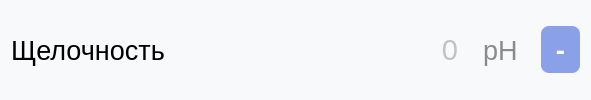
                     <widget class="QWidget" name="widget_33" native="true">
                      <property name="font">
                       <font>
                        <pointsize>36</pointsize>
                       </font>
                      </property>
                      <property name="styleSheet">
                       <string notr="true">border-radius: 8px;
background-color:rgb(248, 249, 251);
color: rgb(140, 139, 139);</string>
                      </property>
                      <layout class="QHBoxLayout" name="horizontalLayout_59">
                       <item>
                        <widget class="QLabel" name="alkalinity">
                         <property name="minimumSize">
                          <size>
                           <width>0</width>
                           <height>0</height>
                          </size>
                         </property>
                         <property name="maximumSize">
                          <size>
                           <width>16777215</width>
                           <height>16777215</height>
                          </size>
                         </property>
                         <property name="font">
                          <font>
                           <pointsize>20</pointsize>
                          </font>
                         </property>
                         <property name="styleSheet">
                          <string notr="true">background-color:rgb(248, 249, 251);
color: rgb(0, 0, 0);
margin-right: 0px;
</string>
                         </property>
                         <property name="inputMethodHints">
                          <set>Qt::ImhNone</set>
                         </property>
                         <property name="text">
                          <string>Щелочность</string>
                         </property>
                         <property name="wordWrap">
                          <bool>true</bool>
                         </property>
                        </widget>
                       </item>
                       <item>
                        <widget class="QLineEdit" name="value_alkalinity">
                         <property name="minimumSize">
                          <size>
                           <width>0</width>
                           <height>0</height>
                          </size>
                         </property>
                         <property name="font">
                          <font>
                           <family>MS Shell Dlg 2</family>
                           <pointsize>22</pointsize>
                           <weight>50</weight>
                           <italic>false</italic>
                           <bold>false</bold>
                           <strikeout>false</strikeout>
                          </font>
                         </property>
                         <property name="styleSheet">
                          <string notr="true">background-color:rgb(248, 249, 251);
color: rgb(140, 139, 139);
outline: 0px;
padding-left: 10px;
margin-left: 20px;
margin-right: 10px;
border-top-left-radius: 0px;
border-bottom-left-radius: 00px;
border: none;

</string>
                         </property>
                         <property name="alignment">
                          <set>Qt::AlignRight|Qt::AlignTrailing|Qt::AlignVCenter</set>
                         </property>
                         <property name="placeholderText">
                          <string>0</string>
                         </property>
                        </widget>
                       </item>
                       <item>
                        <widget class="QLabel" name="dimension_alkalinity">
                         <property name="font">
                          <font>
                           <pointsize>20</pointsize>
                          </font>
                         </property>
                         <property name="styleSheet">
                          <string notr="true">margin-right: 10px;
</string>
                         </property>
                         <property name="text">
                          <string>pH</string>
                         </property>
                        </widget>
                       </item>
                       <item>
                        <widget class="QPushButton" name="clean_alkalinity">
                         <property name="font">
                          <font>
                           <family>Montserrat</family>
                           <pointsize>20</pointsize>
                           <weight>75</weight>
                           <bold>true</bold>
                          </font>
                         </property>
                         <property name="styleSheet">
                          <string notr="true">QPushButton {
background-color:rgb(138, 161, 233);
color:rgb(255, 255, 255);
font-weight: 600;
border-radius: 8px;
padding: 5px 15px;
outline: 0px;
}
QPushButton:hover{
background-color: rgb(125, 143, 202);
}</string>
                         </property>
                         <property name="text">
                          <string>-</string>
                         </property>
                        </widget>
                       </item>
                      </layout>
                     </widget>
